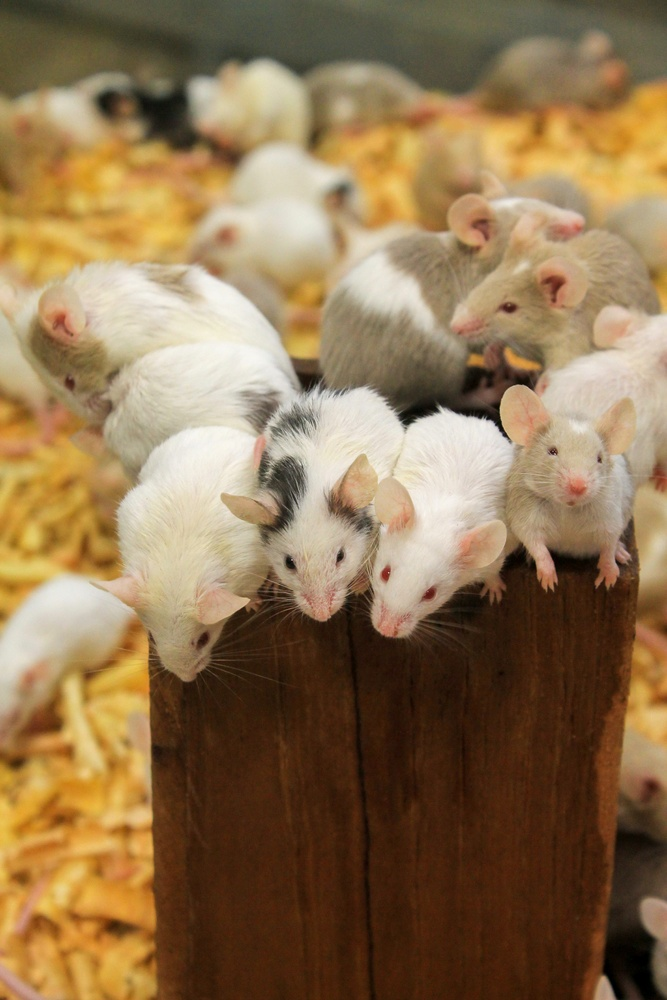
#> input picture introduction/mice.jpg, 667 x 1000 px, shrunk from 2848 x 4272 before the run
$ python 8.3.py
#> lines starting #> are read from the running program, lines starting #| are printed output that depends on the picture

from PIL import Image, ImageFilter, ImageEnhance

mice_img = Image.open('mice.jpg')
#> mice_img is the input picture: PIL image 667x1000 RGB; mean R, G, B 143.8, 116.5, 81.2

grayscale = mice_img.convert('L')
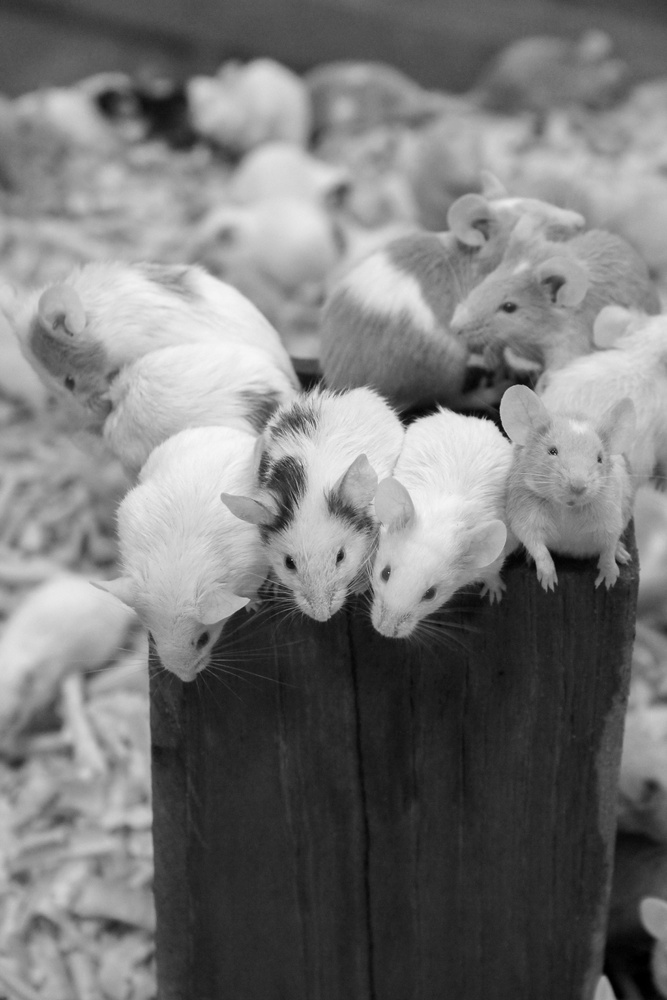
#> grayscale: PIL image 667x1000 L; min 0, max 247, mean 120.7
grayscale.show()

edge_detect = mice_img.filter(ImageFilter.FIND_EDGES)
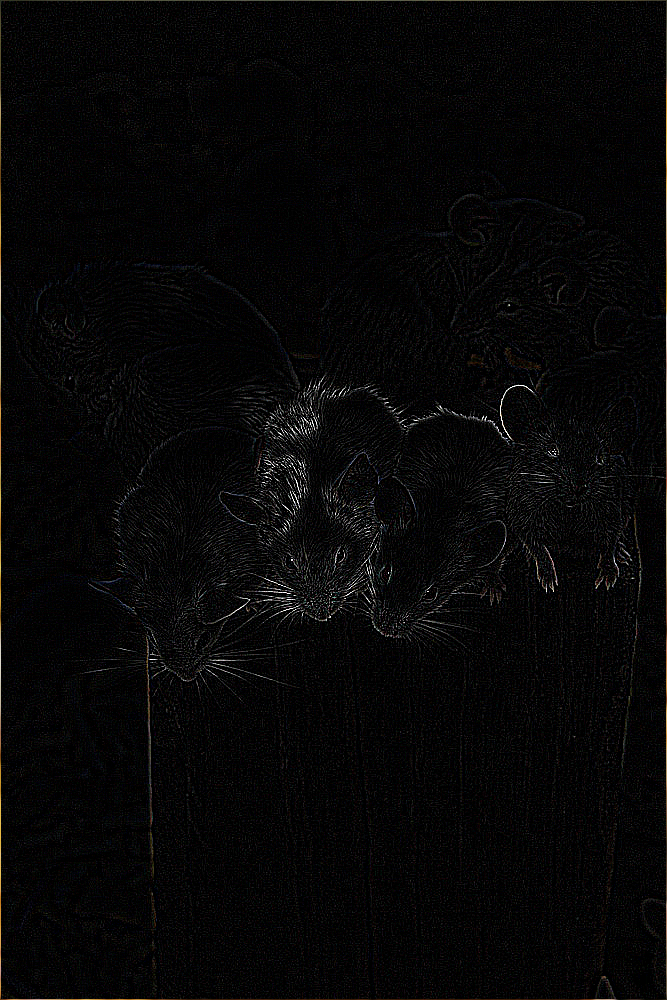
#> edge_detect: PIL image 667x1000 RGB; mean R, G, B 7, 6.6, 6.7
edge_detect.show()

contrast = ImageEnhance.Contrast(mice_img).enhance(1.5)
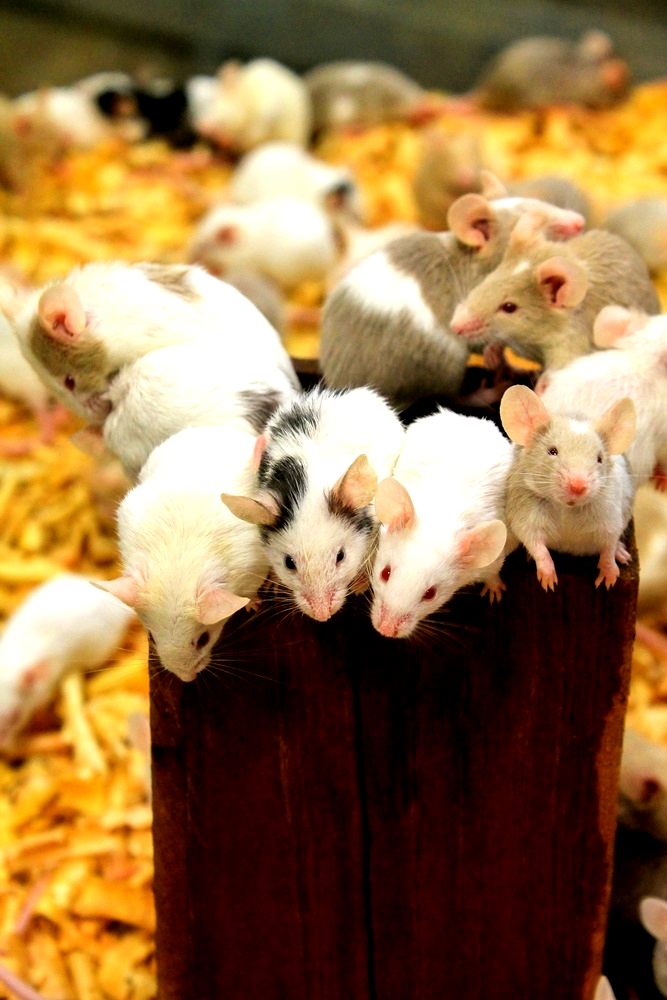
#> contrast: PIL image 667x1000 RGB; mean R, G, B 151.2, 116.4, 73.2
contrast.show()

bright = ImageEnhance.Brightness(contrast).enhance(2)
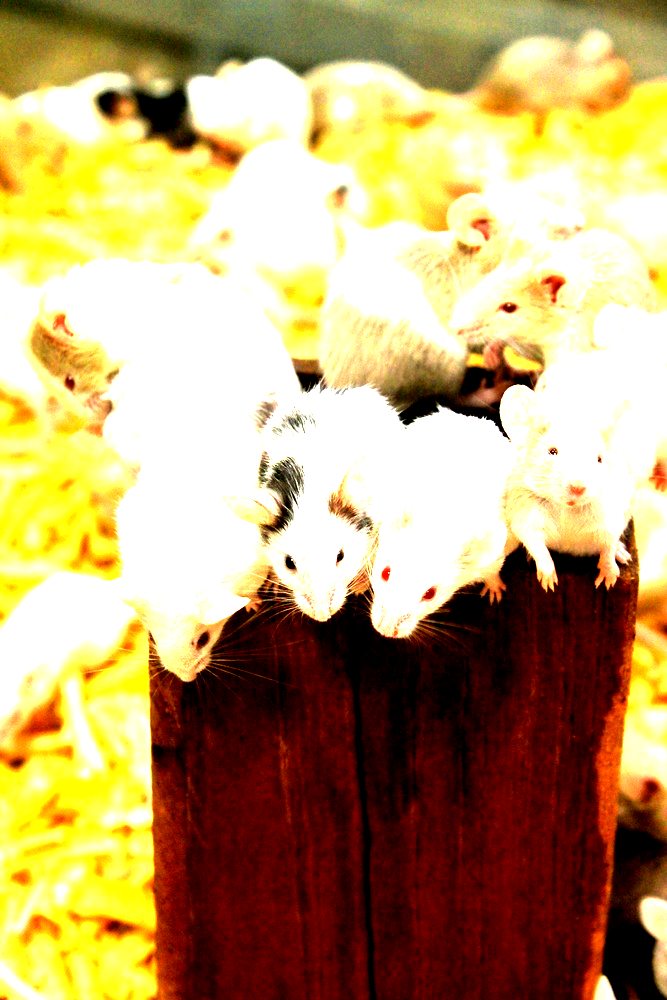
#> bright: PIL image 667x1000 RGB; mean R, G, B 187.8, 162.2, 111.5
bright.show()

$ run again, with introduction/Dave_2017.jpg copied over introduction/mice.jpg
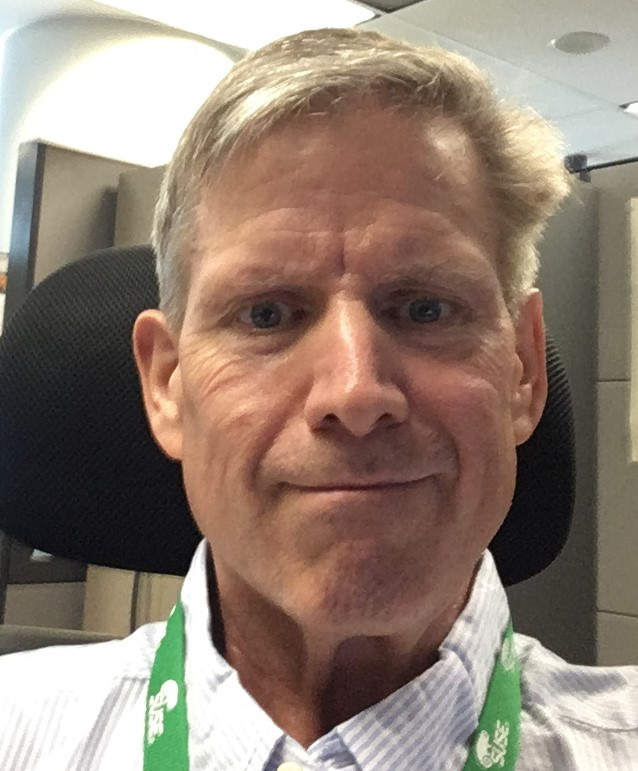
#> input picture introduction/Dave_2017.jpg, 638 x 771 px
#> mice_img is the input picture: PIL image 638x771 RGB; mean R, G, B 144.9, 128.3, 115.4
#> `contrast = ImageEnhance.Contrast(mice_img).enhance(1.5)`:
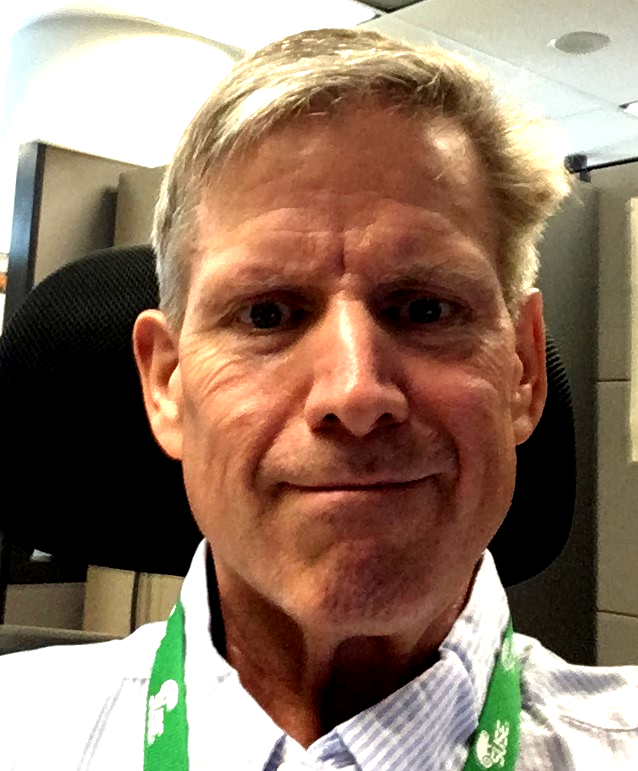
#> contrast: PIL image 638x771 RGB; mean R, G, B 145.4, 121.7, 103.1
#> `bright = ImageEnhance.Brightness(contrast).enhance(2)`:
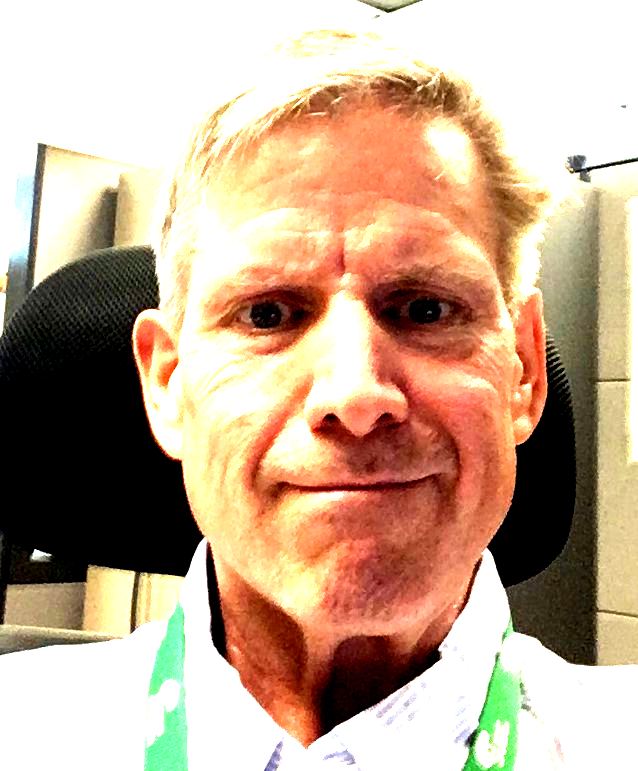
#> bright: PIL image 638x771 RGB; mean R, G, B 196.7, 169.9, 146.1

$ run again, with introduction/python.jpg copied over introduction/mice.jpg
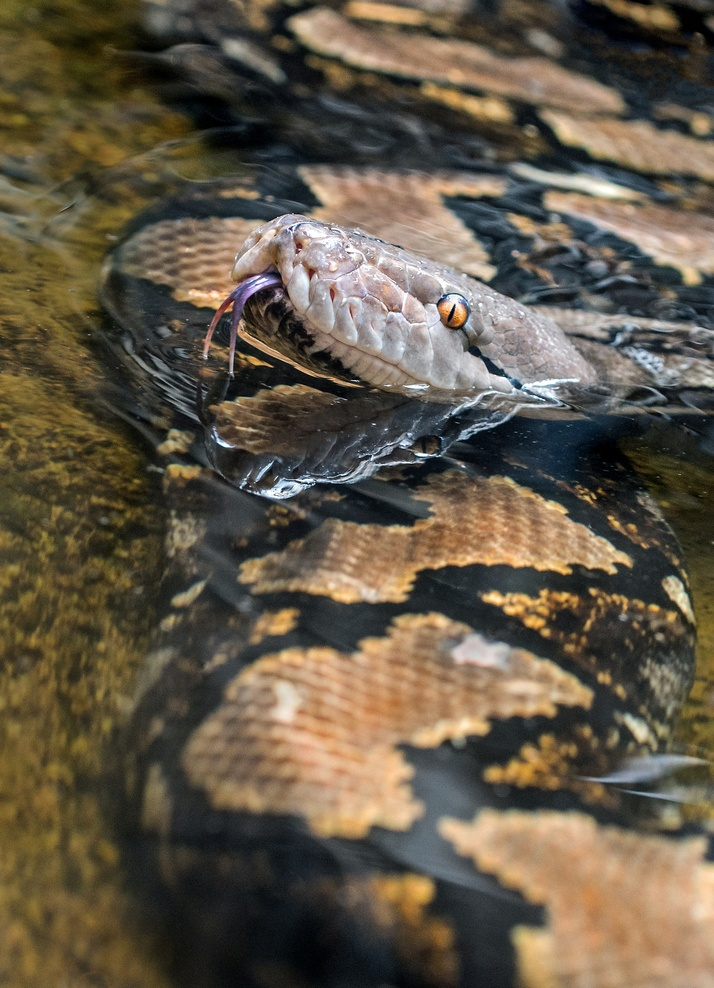
#> input picture introduction/python.jpg, 714 x 988 px, shrunk from 2371 x 3282 before the run
#> mice_img is the input picture: PIL image 714x988 RGB; mean R, G, B 98.4, 88.3, 71.8
#> `contrast = ImageEnhance.Contrast(mice_img).enhance(1.5)`:
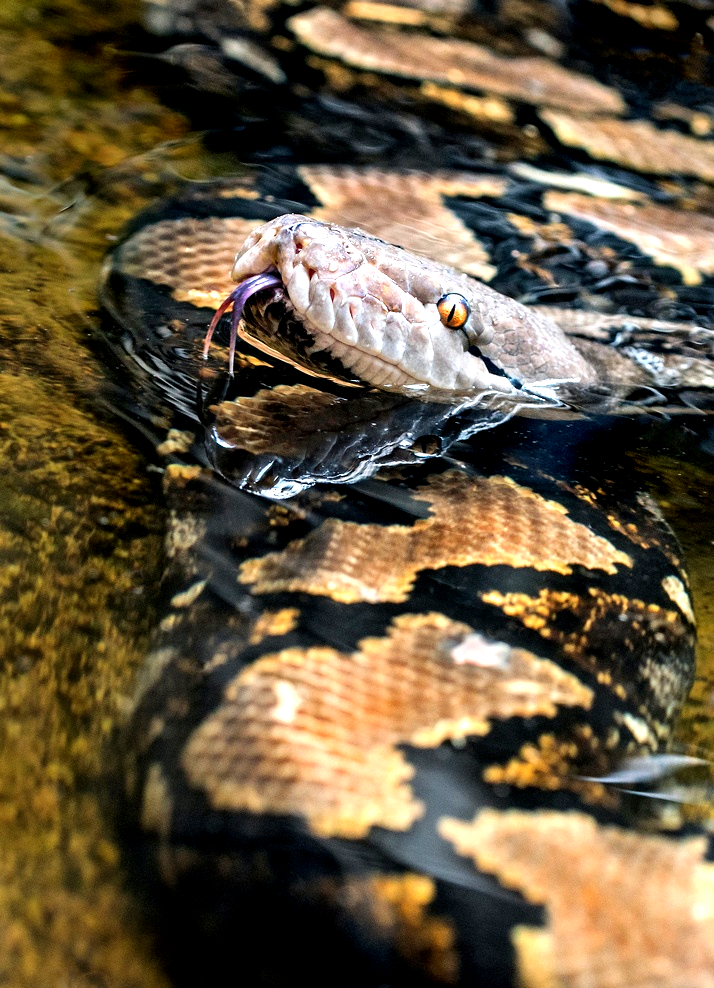
#> contrast: PIL image 714x988 RGB; mean R, G, B 102.7, 88.7, 64.4
#> `bright = ImageEnhance.Brightness(contrast).enhance(2)`:
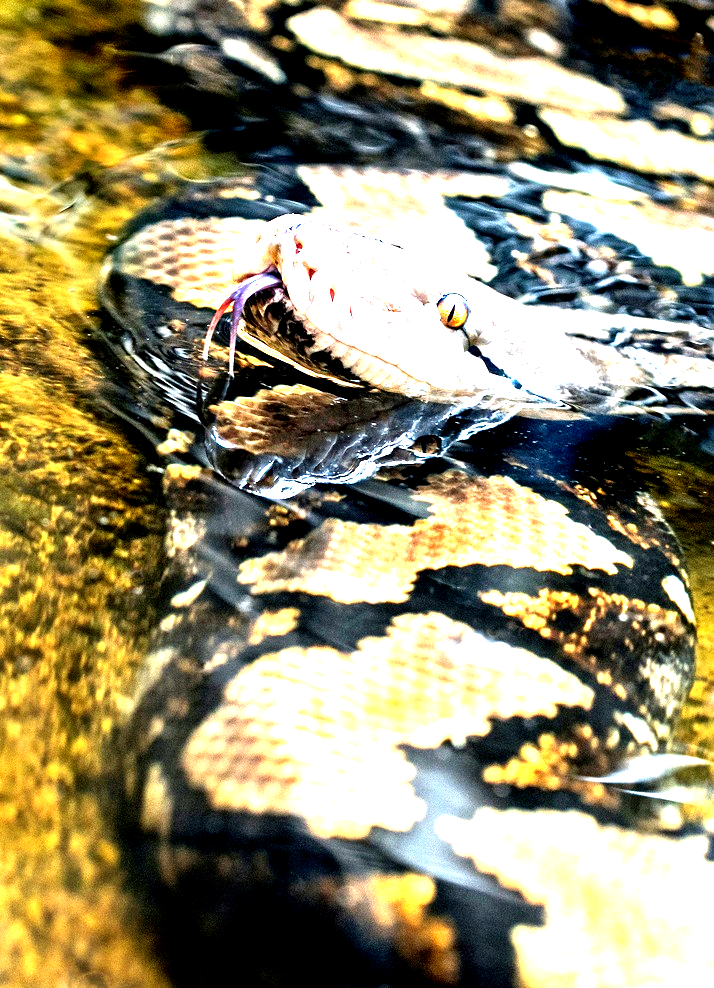
#> bright: PIL image 714x988 RGB; mean R, G, B 149.2, 142.2, 110.7

$ run again, with introduction/resized_giraffe.jpg copied over introduction/mice.jpg
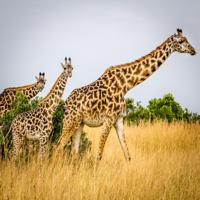
#> input picture introduction/resized_giraffe.jpg, 200 x 200 px
#> mice_img is the input picture: PIL image 200x200 RGB; mean R, G, B 192.4, 170.4, 133
#> `contrast = ImageEnhance.Contrast(mice_img).enhance(1.5)`:
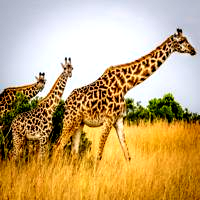
#> contrast: PIL image 200x200 RGB; mean R, G, B 199.7, 169.4, 118.8
#> `bright = ImageEnhance.Brightness(contrast).enhance(2)`:
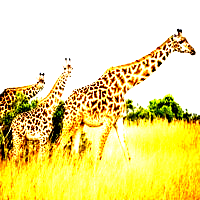
#> bright: PIL image 200x200 RGB; mean R, G, B 236.9, 224.1, 143.7
